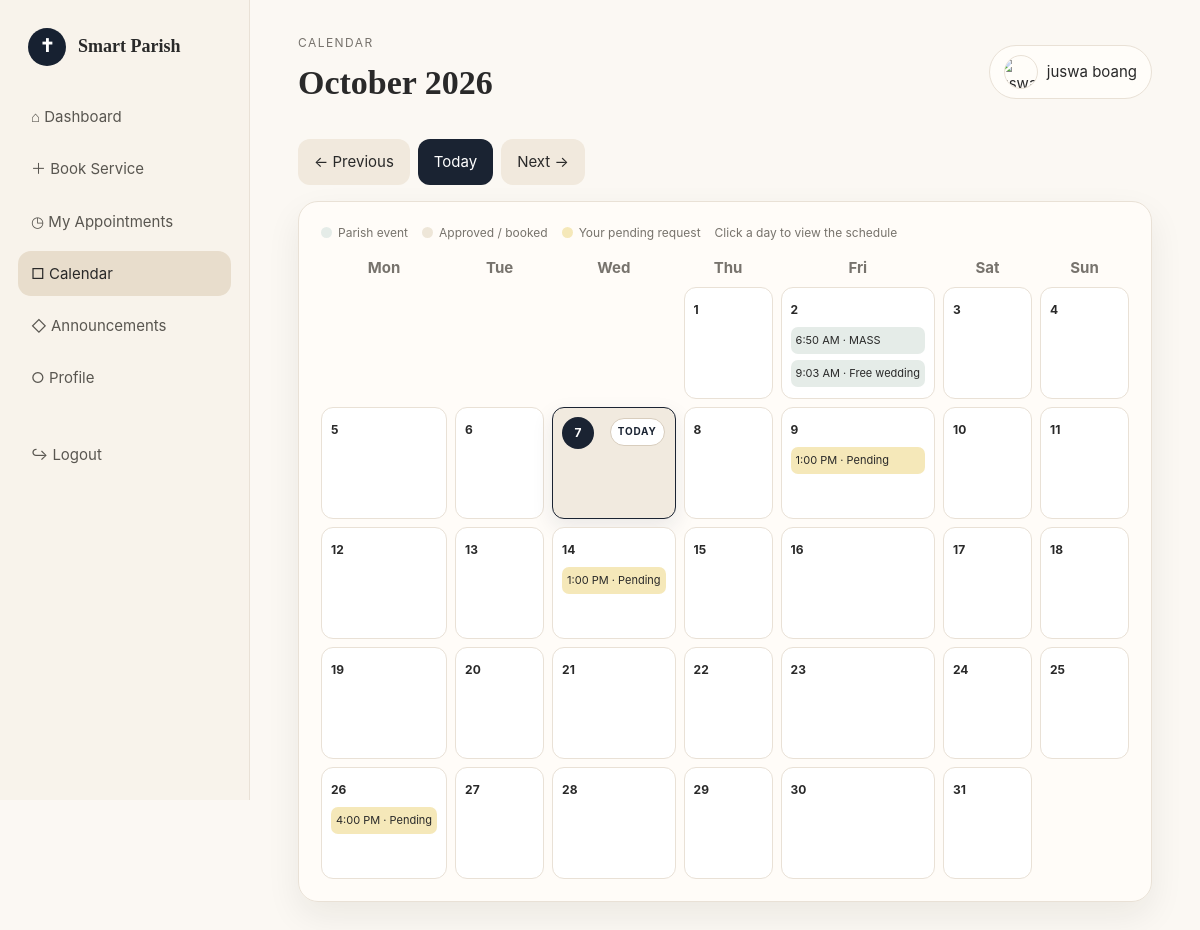
/parishioner/calendar.php (signed in), run on the app's committed database.
### tables this page shows
CREATE TABLE `events` (
  `id` int(10) UNSIGNED NOT NULL,
  `title` varchar(160) NOT NULL,
  `description` text DEFAULT NULL,
  `event_date` date NOT NULL,
  `start_time` time DEFAULT NULL,
  `end_time` time DEFAULT NULL,
  `category` varchar(60) DEFAULT NULL,
  `created_at` timestamp NOT NULL DEFAULT current_timestamp()
);

CREATE TABLE `appointments` (
  `id` bigint(20) UNSIGNED NOT NULL,
  `reference_no` varchar(30) NOT NULL,
  `user_id` int(10) UNSIGNED NOT NULL,
  `service_id` int(10) UNSIGNED NOT NULL,
  `resource_id` int(10) UNSIGNED DEFAULT NULL,
  `appointment_date` date NOT NULL,
  `start_time` time NOT NULL,
  `end_time` time NOT NULL,
  `notes` text DEFAULT NULL,
  `status` enum('pending','approved','rejected','completed','cancelled') NOT NULL DEFAULT 'pending',
  `admin_note` text DEFAULT NULL,
  `payment_method` enum('cash','online') NOT NULL DEFAULT 'cash',
  `receipt_path` varchar(255) DEFAULT NULL,
  `payment_status` enum('not_required','pending','verified','rejected') NOT NULL DEFAULT 'not_required',
  `payment_verified_at` datetime DEFAULT NULL,
  `payment_verified_by` int(10) UNSIGNED DEFAULT NULL,
  `qr_confirmed_at` datetime DEFAULT NULL,
  `qr_confirmed_by` int(10) UNSIGNED DEFAULT NULL,
  `created_at` timestamp NOT NULL DEFAULT current_timestamp(),
  `updated_at` timestamp NOT NULL DEFAULT current_timestamp() ON UPDATE current_timestamp()
);

### config/helpers.php (called while the page is built, shortened)
<?php
function e(?string $v): string { return htmlspecialchars($v ?? '', ENT_QUOTES, 'UTF-8'); }

### parishioner/calendar.php (the view, shortened to what this page needs)
<?php
declare(strict_types=1);require '../config/db.php';require '../config/auth.php';require_role('parishioner','login.php');$u=current_user();$parishTz=new DateTimeZone('Asia/Manila');$parishNow=new DateTimeImmutable('now',$parishTz);$parishToday=$parishNow->format('Y-m-d');$parishMonth=$parishNow->format('Y-m');$ym=$_GET['month']??$parishMonth;if(!preg_match('/^\d{4}-\d{2}$/',$ym))$ym=$parishMonth;$first=new DateTime($ym.'-01');$start=$first->format('Y-m-01');$end=(clone $first)->modify('last day of this month')->format('Y-m-d');
$s=$pdo->prepare("SELECT a.id,a.user_id,a.appointment_date,a.start_time,a.end_time,a.status,s.name title FROM appointments a JOIN services s ON s.id=a.service_id WHERE a.user_id=? AND a.appointment_date BETWEEN ? AND ? AND a.status='pending' ORDER BY a.appointment_date,a.start_time");$s->execute([$u['id'],$start,$end]);$pending=[];foreach($s->fetchAll() as $r)$pending[$r['appointment_date']][]=$r;
$s=$pdo->prepare("SELECT id,event_date,title,start_time,end_time,category,description FROM events WHERE event_date BETWEEN ? AND ? ORDER BY event_date,start_time,title");$s->execute([$start,$end]);$events=[];foreach($s->fetchAll() as $r)$events[$r['event_date']][]=$r;
$prev=(clone $first)->modify('-1 month')->format('Y-m');$next=(clone $first)->modify('+1 month')->format('Y-m');$days=(int)$first->format('t');$offset=(int)$first->format('N')-1;$pageTitle=$first->format('F Y');$eyebrow='Calendar';$today=$parishToday;$viewingCurrentMonth=($first->format('Y-m')===$parishMonth);
?><!doctype html><html><head><meta charset="utf-8"><meta name="viewport" content="width=device-width,initial-scale=1"><title>Calendar</title><link rel="stylesheet" href="../assets/css/style.css"></head><body><div class="shell"><?php include 'includes/sidebar.php'?><main class="main"><?php include 'includes/header.php'?><div class="actions" style="margin-bottom:16px"><a class="btn light" href="?month=<?=$prev?>">← Previous</a><a class="btn light <?=$viewingCurrentMonth?'today-active':''?>" href="?month=<?=e($parishMonth)?>">Today</a><a class="btn light" href="?month=<?=$next?>">Next →</a></div><section class="card calendar-card"><div class="calendar-legend"><span><i></i>Parish event</span><span><i class="booked"></i>Approved / booked</span><span><i class="pending"></i>Your pending request</span><span>Click a day to view the schedule</span></div><div class="calendar-grid"><?php foreach(['Mon','Tue','Wed','Thu','Fri','Sat','Sun'] as $d):?><div class="muted" style="text-align:center"><b><?=$d?></b></div><?php endforeach?><?php for($i=0;$i<$offset;$i++):?><div></div><?php endfor?><?php for($d=1;$d<=$days;$d++):$date=$first->format('Y-m-').str_pad((string)$d,2,'0',STR_PAD_LEFT);$isToday=($date===$today);?><div class="day <?=$isToday?'is-today':''?>" data-date="<?=e($date)?>"><strong class="<?=$isToday?'today-number':''?>"><?=$d?></strong><?php if($isToday):?><span class="today-badge">Today</span><?php endif?><?php foreach($events[$date]??[] as $x):?><span class="event-dot parish"><?=e(($x['start_time']?date('g:i A',strtotime($x['start_time'])).' · ':'').$x['title'])?></span><?php endforeach?><?php foreach($pending[$date]??[] as $x):?><span class="event-dot pending"><?=e(date('g:i A',strtotime($x['start_time'])).' · Pending')?></span><?php endforeach?></div><?php endfor?></div></section></main></div></body></html>

### assets/css/style.css (style rules this page uses)
:root { --bg:#fbf8f3;--card:#fffdf9;--sand:#f1e9dd;--sand2:#e8ddcc;--ink:#292929;--muted:#77736d;--navy:#172131;--line:#e9e1d6;--green:#56745d;--red:#9a5555;--shadow:0 14px 35px rgba(35,29,20,.07);--r:20px }
* { box-sizing:border-box }
body { margin:0;background:var(--bg);color:var(--ink);font:15px/1.55 Inter,ui-sans-serif,system-ui,-apple-system,"Segoe UI",sans-serif }
a { color:inherit;text-decoration:none }
.shell { display:grid;grid-template-columns:250px 1fr;min-height:100vh }
.main { padding:34px 4vw 60px;min-width:0 }
.card { background:rgba(255,253,249,.9);border:1px solid var(--line);border-radius:var(--r);padding:22px;box-shadow:var(--shadow) }
.muted { color:var(--muted) }
.btn { display:inline-flex;align-items:center;justify-content:center;border:0;border-radius:12px;padding:11px 16px;background:var(--navy);color:#fff;cursor:pointer }
.btn.light { background:var(--sand);color:var(--ink) }
.actions { display:flex;gap:8px;flex-wrap:wrap }
.calendar-grid { display:grid;grid-template-columns:repeat(7,1fr);gap:8px }
.day { min-height:90px;padding:9px;background:#fff;border:1px solid var(--line);border-radius:12px }
.day strong { font-size:12px }
.event-dot { margin-top:6px;padding:5px;border-radius:7px;background:var(--sand);font-size:11px }

### parishioner/calendar.php (style rules this page uses)
.calendar-grid .day { position:relative;min-height:112px;cursor:pointer;transition:.18s ease }
.calendar-grid .day.is-today { background:#f1eadf;border:1px solid #1a2332;box-shadow:0 8px 22px rgba(26,35,50,.09) }
.today-number { display:inline-flex;align-items:center;justify-content:center;min-width:32px;height:32px;padding:0 8px;border-radius:999px;background:#1a2332;color:#fff }
.today-badge { position:absolute;right:10px;top:10px;font-size:10px;text-transform:uppercase;letter-spacing:.08em;font-weight:700;color:#1a2332;background:#fff;border:1px solid #d8cdbd;border-radius:999px;padding:5px 7px }
.calendar-legend { display:flex;align-items:center;gap:14px;flex-wrap:wrap;margin-bottom:14px;color:#77736c;font-size:12px }
.calendar-legend span { display:flex;align-items:center;gap:6px }
.calendar-legend i { width:11px;height:11px;border-radius:50%;display:inline-block;background:#e5ece8 }
.calendar-legend i.booked { background:#eee6d8 }
.calendar-legend i.pending { background:#f5e8b9 }
.event-dot { display:block;margin-top:6px;white-space:nowrap;overflow:hidden;text-overflow:ellipsis }
.event-dot.parish { background:#e5ece8 }
.event-dot.pending { background:#f5e8b9 }
.btn.today-active { background:#1a2332;color:#fff;border-color:#1a2332 }

### data on the page
events: start_time+title "6:50 AM · MASS"
events: start_time+title "9:03 AM · Free wedding"
appointments: start_time "1:00 PM · Pending"
appointments: start_time "1:00 PM · Pending"
appointments: start_time "4:00 PM · Pending"

### other printed values
$eyebrow "CALENDAR"
$pageTitle "October 2026"
$u['full_name'] "juswa boang"
$d "Mon"
$d "Tue"
$d "Wed"
$d "Thu"
$d "Fri"
$d "Sat"
$d "Sun"
